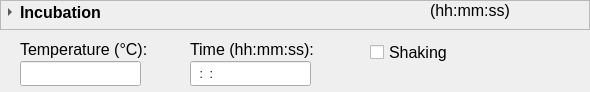
<?xml version="1.0" encoding="UTF-8"?>
<ui version="4.0">
 <class>Form</class>
 <widget class="QWidget" name="Form">
  <property name="geometry">
   <rect>
    <x>0</x>
    <y>0</y>
    <width>590</width>
    <height>92</height>
   </rect>
  </property>
  <property name="sizePolicy">
   <sizepolicy hsizetype="Minimum" vsizetype="Minimum">
    <horstretch>0</horstretch>
    <verstretch>0</verstretch>
   </sizepolicy>
  </property>
  <property name="minimumSize">
   <size>
    <width>0</width>
    <height>30</height>
   </size>
  </property>
  <property name="contextMenuPolicy">
   <enum>Qt::NoContextMenu</enum>
  </property>
  <property name="windowTitle">
   <string>Form</string>
  </property>
  <widget class="QFrame" name="botFrame">
   <property name="geometry">
    <rect>
     <x>0</x>
     <y>31</y>
     <width>590</width>
     <height>60</height>
    </rect>
   </property>
   <property name="sizePolicy">
    <sizepolicy hsizetype="Fixed" vsizetype="Fixed">
     <horstretch>0</horstretch>
     <verstretch>0</verstretch>
    </sizepolicy>
   </property>
   <property name="minimumSize">
    <size>
     <width>580</width>
     <height>60</height>
    </size>
   </property>
   <property name="inputMethodHints">
    <set>Qt::ImhNone</set>
   </property>
   <widget class="QLineEdit" name="lineEdit">
    <property name="geometry">
     <rect>
      <x>20</x>
      <y>30</y>
      <width>121</width>
      <height>25</height>
     </rect>
    </property>
    <property name="inputMask">
     <string>999</string>
    </property>
   </widget>
   <widget class="QLabel" name="label_2">
    <property name="geometry">
     <rect>
      <x>190</x>
      <y>10</y>
      <width>131</width>
      <height>17</height>
     </rect>
    </property>
    <property name="font">
     <font>
      <pointsize>12</pointsize>
     </font>
    </property>
    <property name="text">
     <string>Time (hh:mm:ss):</string>
    </property>
   </widget>
   <widget class="QLabel" name="label">
    <property name="geometry">
     <rect>
      <x>20</x>
      <y>10</y>
      <width>131</width>
      <height>17</height>
     </rect>
    </property>
    <property name="font">
     <font>
      <pointsize>12</pointsize>
     </font>
    </property>
    <property name="text">
     <string>Temperature (°C):</string>
    </property>
   </widget>
   <widget class="QCheckBox" name="checkBox">
    <property name="geometry">
     <rect>
      <x>370</x>
      <y>10</y>
      <width>91</width>
      <height>23</height>
     </rect>
    </property>
    <property name="font">
     <font>
      <pointsize>12</pointsize>
     </font>
    </property>
    <property name="text">
     <string>Shaking</string>
    </property>
    <property name="iconSize">
     <size>
      <width>16</width>
      <height>16</height>
     </size>
    </property>
    <property name="tristate">
     <bool>false</bool>
    </property>
   </widget>
   <widget class="QLineEdit" name="lineEdit_2">
    <property name="geometry">
     <rect>
      <x>190</x>
      <y>30</y>
      <width>121</width>
      <height>25</height>
     </rect>
    </property>
    <property name="inputMethodHints">
     <set>Qt::ImhTime</set>
    </property>
    <property name="inputMask">
     <string>99:99:99</string>
    </property>
    <property name="text">
     <string>::</string>
    </property>
   </widget>
  </widget>
  <widget class="QFrame" name="topFrame">
   <property name="geometry">
    <rect>
     <x>0</x>
     <y>0</y>
     <width>590</width>
     <height>30</height>
    </rect>
   </property>
   <property name="sizePolicy">
    <sizepolicy hsizetype="Fixed" vsizetype="Fixed">
     <horstretch>0</horstretch>
     <verstretch>0</verstretch>
    </sizepolicy>
   </property>
   <property name="minimumSize">
    <size>
     <width>580</width>
     <height>30</height>
    </size>
   </property>
   <property name="frameShape">
    <enum>QFrame::StyledPanel</enum>
   </property>
   <property name="frameShadow">
    <enum>QFrame::Raised</enum>
   </property>
   <widget class="QToolButton" name="Incubate">
    <property name="geometry">
     <rect>
      <x>0</x>
      <y>0</y>
      <width>131</width>
      <height>24</height>
     </rect>
    </property>
    <property name="font">
     <font>
      <pointsize>12</pointsize>
      <weight>75</weight>
      <bold>true</bold>
     </font>
    </property>
    <property name="styleSheet">
     <string notr="true">border: None
</string>
    </property>
    <property name="text">
     <string>Incubation</string>
    </property>
    <property name="toolButtonStyle">
     <enum>Qt::ToolButtonTextBesideIcon</enum>
    </property>
    <property name="autoRaise">
     <bool>false</bool>
    </property>
    <property name="arrowType">
     <enum>Qt::RightArrow</enum>
    </property>
   </widget>
   <widget class="QLabel" name="label_3">
    <property name="geometry">
     <rect>
      <x>430</x>
      <y>0</y>
      <width>81</width>
      <height>20</height>
     </rect>
    </property>
    <property name="font">
     <font>
      <pointsize>12</pointsize>
     </font>
    </property>
    <property name="text">
     <string>(hh:mm:ss)</string>
    </property>
   </widget>
   <widget class="QPushButton" name="pushButton">
    <property name="enabled">
     <bool>true</bool>
    </property>
    <property name="geometry">
     <rect>
      <x>540</x>
      <y>0</y>
      <width>51</width>
      <height>25</height>
     </rect>
    </property>
    <property name="styleSheet">
     <string notr="true">border: None</string>
    </property>
    <property name="text">
     <string/>
    </property>
    <property name="icon">
     <iconset>
      <normaloff>Icons/close.png</normaloff>Icons/close.png</iconset>
    </property>
    <property name="iconSize">
     <size>
      <width>16</width>
      <height>16</height>
     </size>
    </property>
   </widget>
  </widget>
 </widget>
 <resources/>
 <connections>
  <connection>
   <sender>Incubate</sender>
   <signal>clicked()</signal>
   <receiver>botFrame</receiver>
   <slot>hide()</slot>
   <hints>
    <hint type="sourcelabel">
     <x>69</x>
     <y>20</y>
    </hint>
    <hint type="destinationlabel">
     <x>168</x>
     <y>49</y>
    </hint>
   </hints>
  </connection>
  <connection>
   <sender>pushButton</sender>
   <signal>clicked()</signal>
   <receiver>botFrame</receiver>
   <slot>show()</slot>
   <hints>
    <hint type="sourcelabel">
     <x>582</x>
     <y>26</y>
    </hint>
    <hint type="destinationlabel">
     <x>541</x>
     <y>58</y>
    </hint>
   </hints>
  </connection>
 </connections>
</ui>
